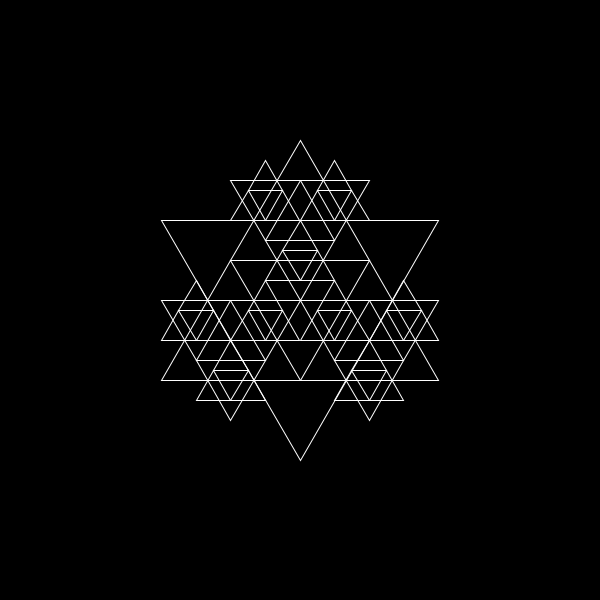
Frame 1 (no input)
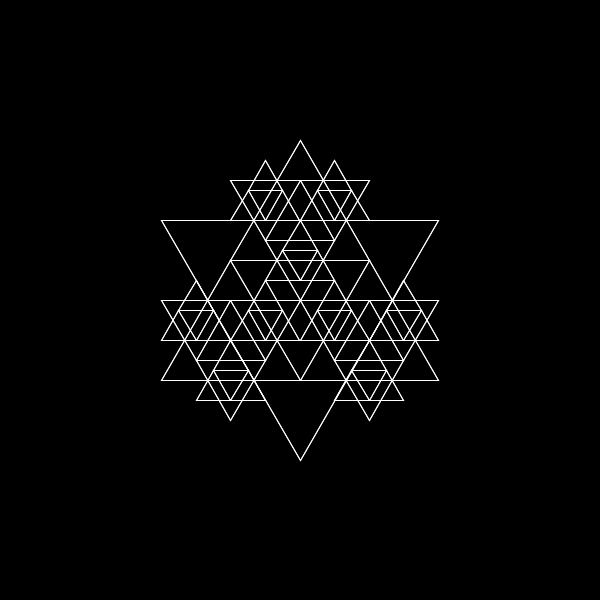
Frame 2 (the mouse pressed at the canvas centre, redrawn once)

The Processing sketch that drew these frames (run headless with seeded random() and noise(); the mouse was pressed at the canvas centre and the sketch redrawn once):

// Processing sketch: processing_182457
// ── processing_182457.pde

void setup(){
    size(600, 600);
    background(0);
    stroke(255);
    smooth();
    noLoop();
}
  
void snowflake(float x, float y, float l, int level){
    //line(x, y, x, y+l);
    //line(x, y, x+l*sqrt(3)/2, y-l/2);
    //line(x, y, x-l*sqrt(3)/2, y-l/2);
    noFill();
    triangle(x, y+l,x+l*sqrt(3)/2, y-l/2,x-l*sqrt(3)/2, y-l/2);

     
    if (level>1){
    l*=-.5;
    level= level-1;
    snowflake(x, y+l, l, level);
    snowflake(x+l*sqrt(3)/2, y-l/2, l, level);
    snowflake(x-l*sqrt(3)/2, y-l/2, l, level);
      
    }
    
      
      
  
  
     
    }
      
void draw(){
     
    snowflake(width/2, height/2, 160, 4);
      
      
    }
